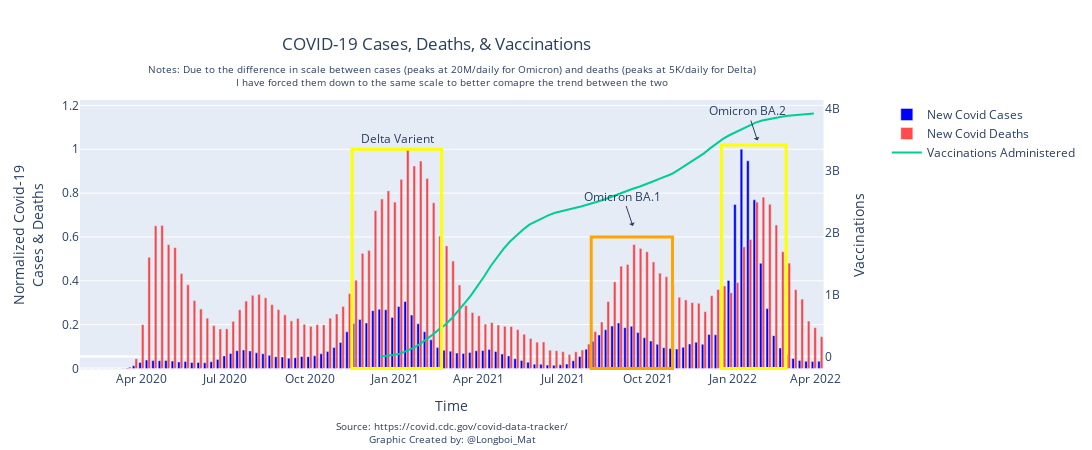

Notebook code cell kept with this figure:
### Code cell
from plotly.subplots import make_subplots
fig = make_subplots(specs=[[{"secondary_y": True}]])

# Plot covid cases
fig.add_trace(go.Bar(
    x = covid_cases['Date'], 
    y = covid_cases['Normalized Cases'], 
    name = 'New Covid Cases',
    opacity = 1,
    marker_color = 'blue'
    # fill = 'tozeroy' # only for Scatter
))
# Plot covid deaths
fig.add_trace(go.Bar(
    x = covid_deaths['Date'], 
    y = covid_deaths['Normalized Deaths'],
    name = 'New Covid Deaths',
    opacity = 0.7,
    marker_color = 'red'
    # fill = 'tozeroy'
))
# Plot Vaxxinations administered
vaxx.loc[vaxx['Date'] == vaxx['Date'].max(), 'Administered'] = np.nan # rm latest month of data due to incompleteness
fig.add_trace(go.Scatter(
    x = vaxx['Date'], 
    y = vaxx['Administered'], 
    marker = dict(symbol = 'square'),
    name = 'Vaccinations Administered',
),secondary_y = True)
# Plot Unemployment rate
# fig.add_trace(go.Scatter(
#     x = unemp['Date'], 
#     y = unemp['Unemployment Rate'], 
#     name = 'Unemployment Rate', 
#     yaxis = 'y2',
#     line = dict(dash = 'dash')
# ))
# Plot Inflation
# fig.add_trace(go.Scatter(
#     x = cpi['Date'], 
#     y = cpi['Inflation'], 
#     name = 'Inflation', 
#     yaxis = 'y4'
# ))


# Create axis objects
fig.update_layout(title = {
                  'text':'COVID-19 Cases, Deaths, & Vaccinations', 
                  'x':0.4,
                  'xanchor':'center'
                  },
                  xaxis=dict(title = 'Time'),
                  yaxis=dict(title = 'Normalized Covid-19<br>Cases & Deaths',
                  side = 'left', 
                  position = 0.0000000000000000000000000025), 

                  yaxis2=dict(title = 'Vaccinations',
                  anchor = 'x', 
                  overlaying = 'y', 
                  side = 'right'),

                  yaxis3 = dict(title = 'Unemployment Rate<br>(%)',
                  anchor = 'x',
                  overlaying = 'y',
                  side = 'right'),
                  height = 450, 
                  width = 1100)

# Omicron BA.1
fig.add_annotation(x='2021-9-15', y=0.65,
            text="Omicron BA.1",
            showarrow=True,
            arrowhead=1)

fig.add_shape(type="rect",
    xref="x", yref="y",
    x0="2021-8-1", y0=0.6, x1="2021-10-28", y1=0,
    line=dict(
        color="orange",
        width=3,
    ),
)
# Omicron BA.2
fig.add_annotation(x='2022-1-28', y=1.04,
            text="Omicron BA.2",
            showarrow=True,
            arrowhead=1)

fig.add_shape(type="rect",
    xref="x", yref="y",
    x0="2021-12-20", y0=1.02, x1="2022-2-28", y1=0,
    # opacity = 0.8,
    line=dict(
        color="yellow",
        width=3,
    ),
)
# Delta Identifier
fig.add_annotation(x='2021-1-3', y=1.05,
            text="Delta Varient",
            showarrow=False,
            arrowhead=1)

fig.add_shape(type="rect",
    xref="x", yref="y",
    x0="2020-11-15", y0=1, x1="2021-2-20", y1=0,
    # opacity = 0.8,
    line=dict(
        color="yellow",
        width=3,
    ),
)

note_subheader = "Notes: Due to the difference in scale between cases (peaks at 20M/daily for Omicron) and deaths (peaks at 5K/daily for Delta)<br>I have forced them down to the same scale to better comapre the trend between the two"
note_footer = "Source: https://covid.cdc.gov/covid-data-tracker/<br>Graphic Created by: @Longboi_Mat"
fig.add_annotation(
    showarrow=False,
    text=note_subheader,
    font=dict(size=10), 
    xref='x domain',
    x=0.5,
    yref='y domain',
    y=1.15
    )
fig.add_annotation(
    showarrow=False,
    text=note_footer,
    font=dict(size=10), 
    xref='x domain',
    x=0.5,
    yref='y domain',
    y=-0.29
    )
# fig.update_yaxes(rangemode='tozero', scaleanchor='y2', scaleratio=1, constraintoward='bottom', secondary_y=True)
# fig.update_yaxes(rangemode = 'tozero', scaleanchor='y1', scaleratio=1, constraintoward='bottom', secondary_y = False)
fig['layout']['yaxis2']['showgrid'] = False
fig.show()
fig.write_html("covid file.html")
covid_deaths.head()
